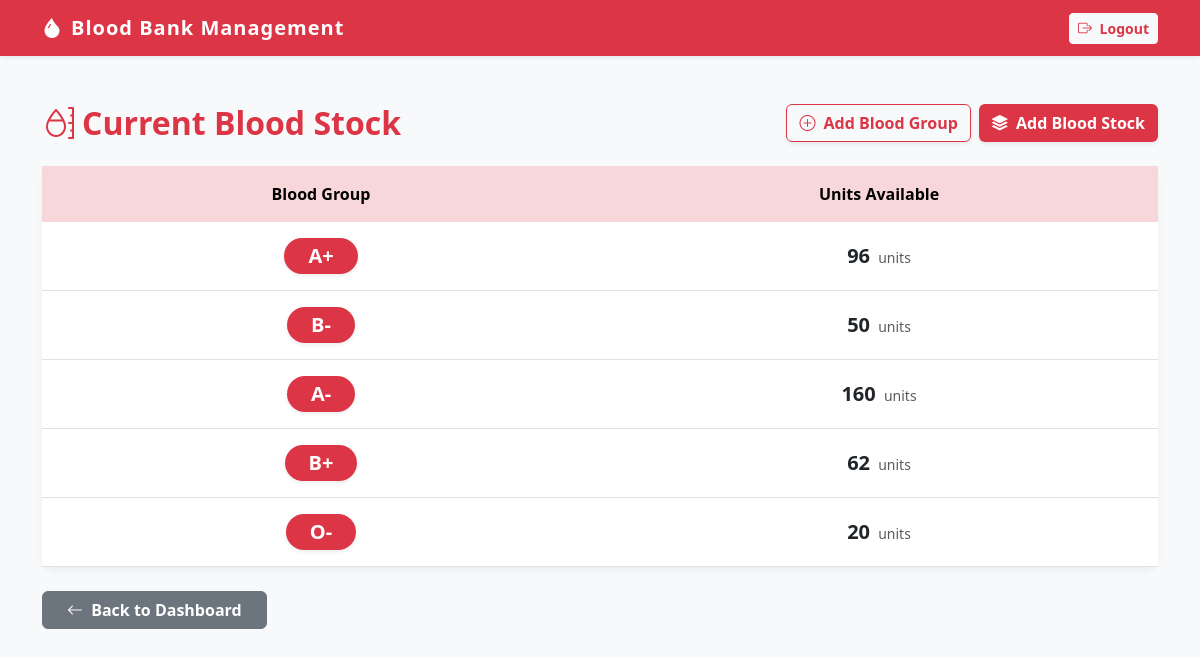
Page /inventory/blood-stock/ (signed in) on the committed database.
### inventory/models.py (models this page shows, shortened)
class BloodStock(models.Model):
    blood_group = models.OneToOneField(BloodGroup, on_delete=models.CASCADE)
    units_available = models.PositiveIntegerField(default=0)

class BloodGroup(models.Model):
    blood_group = models.CharField(max_length=5, unique=True)

### inventory/views.py (the view)
# urls.py: path('blood-stock/', views.blood_stock, name='blood_stock'),
@login_required
def blood_stock(request):
    stocks = BloodStock.objects.select_related('blood_group').all()
    return render(request, 'blood_stock.html', {'stocks': stocks})

### templates/blood_stock.html (shortened to what this page needs)
<!DOCTYPE html>
<html lang="en">
<head>
    <link href="https://cdn.jsdelivr.net/npm/bootstrap@5.3.0/dist/css/bootstrap.min.css" rel="stylesheet">
    <link rel="stylesheet" href="https://cdn.jsdelivr.net/npm/bootstrap-icons@1.10.5/font/bootstrap-icons.css">
</head>
<body>
    <nav class="navbar navbar-expand-lg navbar-dark bg-danger shadow-sm">
        <div class="container">
            <a class="navbar-brand" href="#">
                <i class="bi bi-droplet-fill me-2"></i>Blood Bank Management
            </a>
            <div class="ms-auto">
                <a href="{% url 'logout' %}" class="btn btn-sm btn-light text-danger fw-bold">
                    <i class="bi bi-box-arrow-right me-1"></i> Logout
                </a>
            </div>
        </div>
    </nav>
    <div class="container mt-5">
        <div class="row align-items-center mb-4">
            <div class="col-md-5">
                <h2 class="text-danger fw-bold mb-0">
                    <i class="bi bi-moisture me-2"></i>Current Blood Stock
                </h2>
            </div>
            <div class="col-md-7 text-md-end mt-3 mt-md-0 d-flex justify-content-md-end gap-2">
                <a href="{% url 'add_blood_group' %}" class="btn btn-outline-danger fw-bold shadow-sm">
                    <i class="bi bi-plus-circle me-1"></i> Add Blood Group
                </a>
                <a href="{% url 'add_blood_stock' %}" class="btn btn-blood fw-bold shadow-sm">
                    <i class="bi bi-stack me-1"></i> Add Blood Stock
                </a>
            </div>
        </div>
        <div class="card mb-4">
            <div class="card-body p-0">
                <div class="table-responsive">
                    <table class="table table-hover table-borderless align-middle text-center mb-0">
                        <thead class="table-danger text-danger">
                            <tr>
                                <th class="py-3" style="width: 50%;">Blood Group</th>
                                <th class="py-3" style="width: 50%;">Units Available</th>
                            </tr>
                        </thead>
                        <tbody>
                            {% for stock in stocks %}
                            <tr class="border-bottom">
                                <td class="py-3">
                                    <span class="badge bg-danger fs-5 px-4 py-2 rounded-pill shadow-sm">
                                        {{ stock.blood_group.blood_group }}
                                    </span>
                                </td>
                                <td>
                                    {% if stock.units_available == 0 %}
                                        <span class="text-danger fw-bold fs-5">0</span>
                                        <span class="text-muted small ms-1">units (Out of Stock)</span>
                                    {% else %}
                                        <span class="fw-bold fs-5 text-dark">{{ stock.units_available }}</span>
                                        <span class="text-muted small ms-1">units</span>
                                    {% endif %}
                                </td>
                            </tr>
                            {% endfor %}
                        </tbody>
                    </table>
                </div>
            </div>
        </div>
        <div class="text-start">
            <a href="{% url 'dashboard' %}" class="btn btn-secondary fw-bold px-4">
                <i class="bi bi-arrow-left me-1"></i> Back to Dashboard
            </a>
        </div>
    </div>
</body>
</html>

### templates/blood_stock.html (style rules this page uses)
body { background-color: #f8f9fa; }
.navbar-brand { font-weight: bold; letter-spacing: 1px; }
.card { border: none; border-radius: 12px; box-shadow: 0 4px 6px rgba(0,0,0,0.05); }
.btn-blood { background-color: #dc3545; color: white; transition: 0.3s; }

### rows in the picture
BloodStock: blood_group.blood_group "A+", units_available "96"
BloodStock: blood_group.blood_group "B-", units_available "50"
BloodStock: blood_group.blood_group "A-", units_available "160"
BloodStock: blood_group.blood_group "B+", units_available "62"
BloodStock: blood_group.blood_group "O-", units_available "20"
